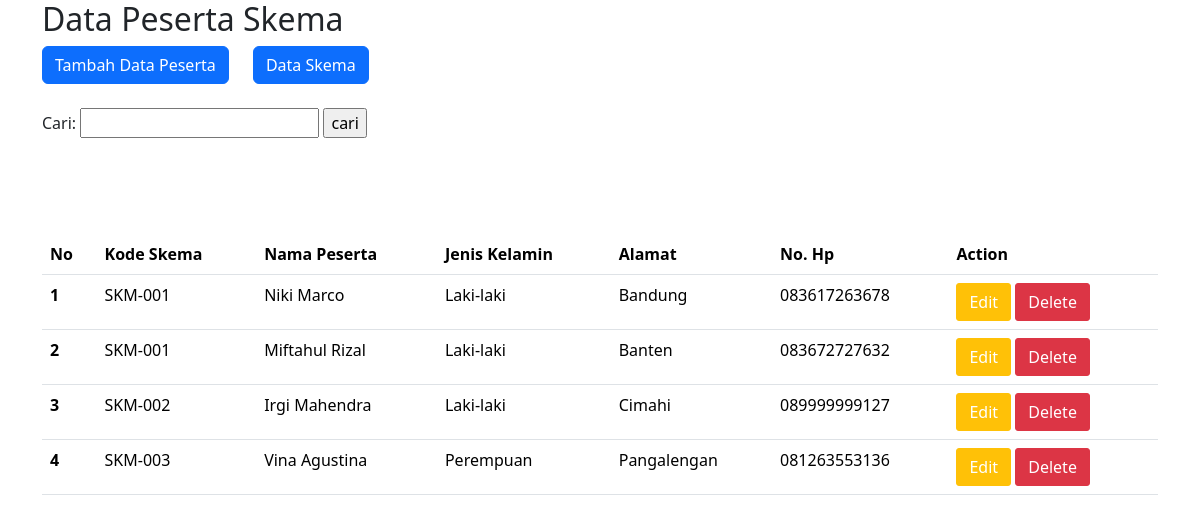
Before: / with the older database file.
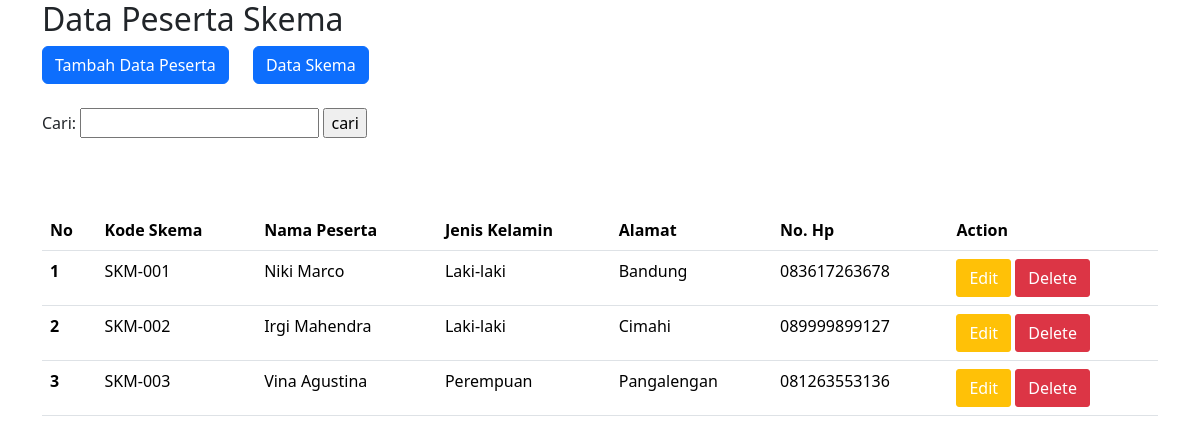
After: the same page with the newer database file.
### tables this page shows
CREATE TABLE `tb_peserta` (
  `Id_peserta` int(16) NOT NULL,
  `Kd_skema` varchar(16) NOT NULL,
  `Nm_peserta` varchar(255) NOT NULL,
  `Jekel` varchar(16) NOT NULL,
  `Alamat` varchar(255) NOT NULL,
  `No_hp` varchar(16) NOT NULL
);

### index.php (the view, shortened to what this page needs)
<!doctype html>
<html lang="en">
  <head>
    <link href="https://cdn.jsdelivr.net/npm/bootstrap@5.3.2/dist/css/bootstrap.min.css" rel="stylesheet">
  </head>
  <body>
    <div class="container">
        <h2>Data Peserta Skema</h2>
        <a href="tambah_peserta.php" style="margin-right: 10px;"><button type="button" class="btn btn-primary">Tambah Data Peserta</button></a>
        <a href="sertifikasi.php" style="margin-left: 10px;"><button type="button" class="btn btn-primary">Data Skema</button></a>
        <br><br>
        <form action="index.php" method="get">
            <label for="cari">Cari: </label>
            <input type="text" name="cari" id="cari">
            <input type="submit" value="cari">
        </form>
        <table class="table">
            <thead>
                <tr>
                    <th scope="col">No</th>
                    <th scope="col">Kode Skema</th>
                    <th scope="col">Nama Peserta</th>
                    <th scope="col">Jenis Kelamin</th>
                    <th scope="col">Alamat</th>
                    <th scope="col">No. Hp</th>
                    <th scope="col">Action</th>
                </tr>
            </thead>
            <?php
            include "koneksi.php";
            $no = 1;
            if($_SERVER['REQUEST_METHOD'] === 'GET' && isset($_GET['cari']))
            {
                $cari = $_GET['cari'];
                $sql = mysqli_query($koneksi, "SELECT * FROM tb_peserta WHERE Nm_peserta LIKE '%$cari%' OR Alamat LIKE '%$cari%'");
            }
            else {
                $sql = mysqli_query($koneksi, "SELECT * FROM tb_peserta");
            }
            while($data = mysqli_fetch_array($sql)){
                ?>
            <tbody>
                <tr>
                    <th scope="row"><?php echo $no; ?></th>
                    <td><?php echo $data['Kd_skema']; ?></td>
                    <td><?php echo $data['Nm_peserta']; ?></td>
                    <td><?php echo $data['Jekel']; ?></td>
                    <td><?php echo $data['Alamat']; ?></td>
                    <td><?php echo $data['No_hp']; ?></td>
                    <td>
                    <a href="edit_peserta.php?id=<?php print $data['Id_peserta']; ?>" class="btn btn-warning" style="border-radius: 3px; color: white;">Edit</a>
                    <a href="delete_peserta.php?id=<?php print $data['Id_peserta']; ?>" onclick="alert('Data akan dihapus');" class="btn btn-danger" style="border-radius: 3px; color: white;">Delete</a>
                    </td>
                </tr>
                <br>
            <?php
                $no++;
            }
            ?>
        </tbody>
    </table>
    </div>
  </body>
</html>

Changed rows visible on the page:
removed tb_peserta: Kd_skema "SKM-001", Nm_peserta "Miftahul Rizal", Jekel "Laki-laki", Alamat "Banten", No_hp "083672727632"
changed tb_peserta "SKM-002": No_hp "089999999127" → "089999899127"
